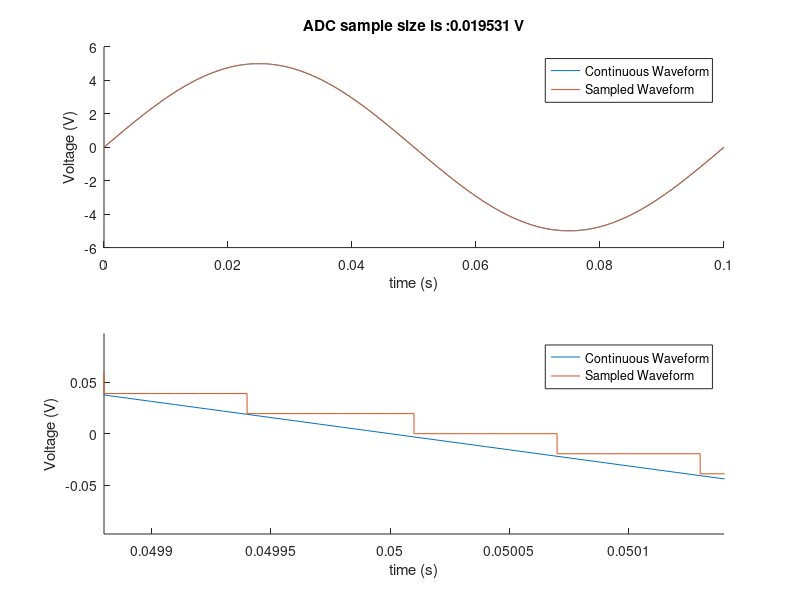

The MATLAB script that drew this image:
%Neal O'Hara 9/7/13
% Prob 11,b
clear;
close;
f = 10; %10Hz
minSampleTime = 0.00001;   %set minimum sampling time
t1=0:minSampleTime:0.1;
y1 = 5*sin(2*pi*f*t1);       %generate the continuous waveform
step = 5/2^8;    %determine the step-size
t2 = t1;
y2 =  ceil(y1/step)*step;   %get the sampled waveform
subplot(2,1,1);
hold all 
plot(t1,y1);               %plot continuous waveform
stairs(t1,y2);            %plot sampled waveform
legend('Continuous Waveform','Sampled Waveform') %Set the legend
xlabel('time (s)')         %Set x-axis label
ylabel('Voltage (V)')      %Set y-axis label
title(strcat('ADC sample size is :', num2str(step) , ' V'));
hold off
%plot zoomed in segment to see steps
subplot(2,1,2);
hold all
plot(t1,y1);               %plot continuous waveform
stairs(t1,y2);            %plot sampled waveform
legend('Continuous Waveform','Sampled Waveform') %Set the legend
xlabel('time (s)')         %Set x-axis label
ylabel('Voltage (V)')      %Set y-axis label
%Determine appropriate soomed in axis
x2= length(find(y2 == -step*5));
x1 = length(find(y2 == step*5));
p0 = find(t1 == 0.05)
axis([t2(p0-x2) t2(p0+x1) -step*5 step*5]);

